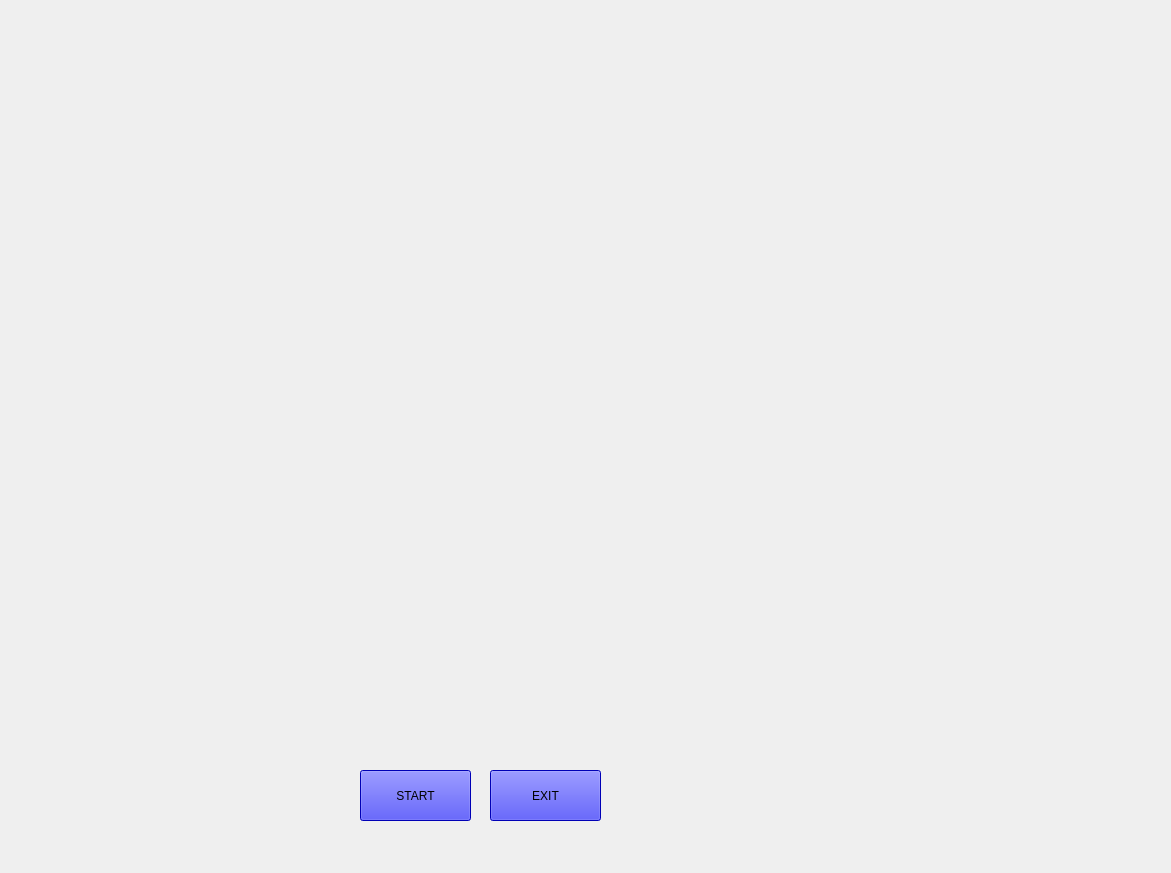
<?xml version="1.0" encoding="UTF-8"?>
<ui version="4.0">
 <class>JarvisUI</class>
 <widget class="QMainWindow" name="JarvisUI">
  <property name="geometry">
   <rect>
    <x>0</x>
    <y>0</y>
    <width>1171</width>
    <height>873</height>
   </rect>
  </property>
  <property name="windowTitle">
   <string>MainWindow</string>
  </property>
  <widget class="QWidget" name="centralwidget">
   <widget class="QLabel" name="label">
    <property name="geometry">
     <rect>
      <x>30</x>
      <y>-70</y>
      <width>1211</width>
      <height>931</height>
     </rect>
    </property>
    <property name="text">
     <string/>
    </property>
    <property name="pixmap">
     <pixmap>Black_Template.jpg</pixmap>
    </property>
    <property name="scaledContents">
     <bool>true</bool>
    </property>
   </widget>
   <widget class="QLabel" name="label_2">
    <property name="geometry">
     <rect>
      <x>500</x>
      <y>0</y>
      <width>651</width>
      <height>511</height>
     </rect>
    </property>
    <property name="text">
     <string/>
    </property>
    <property name="pixmap">
     <pixmap>Iron_Template_1.gif</pixmap>
    </property>
    <property name="scaledContents">
     <bool>true</bool>
    </property>
   </widget>
   <widget class="QLabel" name="label_3">
    <property name="geometry">
     <rect>
      <x>40</x>
      <y>240</y>
      <width>361</width>
      <height>221</height>
     </rect>
    </property>
    <property name="text">
     <string/>
    </property>
    <property name="pixmap">
     <pixmap>__1.gif</pixmap>
    </property>
    <property name="scaledContents">
     <bool>true</bool>
    </property>
   </widget>
   <widget class="QLabel" name="label_4">
    <property name="geometry">
     <rect>
      <x>50</x>
      <y>0</y>
      <width>551</width>
      <height>281</height>
     </rect>
    </property>
    <property name="text">
     <string/>
    </property>
    <property name="pixmap">
     <pixmap>initial.gif</pixmap>
    </property>
    <property name="scaledContents">
     <bool>true</bool>
    </property>
   </widget>
   <widget class="QLabel" name="label_5">
    <property name="geometry">
     <rect>
      <x>30</x>
      <y>620</y>
      <width>321</width>
      <height>211</height>
     </rect>
    </property>
    <property name="text">
     <string/>
    </property>
    <property name="pixmap">
     <pixmap>Health_Template.gif</pixmap>
    </property>
    <property name="scaledContents">
     <bool>true</bool>
    </property>
   </widget>
   <widget class="QLabel" name="label_6">
    <property name="geometry">
     <rect>
      <x>610</x>
      <y>530</y>
      <width>551</width>
      <height>321</height>
     </rect>
    </property>
    <property name="text">
     <string/>
    </property>
    <property name="pixmap">
     <pixmap>B.G_Template_1.gif</pixmap>
    </property>
    <property name="scaledContents">
     <bool>true</bool>
    </property>
   </widget>
   <widget class="QPushButton" name="pushButton">
    <property name="geometry">
     <rect>
      <x>360</x>
      <y>770</y>
      <width>111</width>
      <height>51</height>
     </rect>
    </property>
    <property name="styleSheet">
     <string notr="true">background-color: rgb(0, 0, 255);
font: 12pt &quot;MS Shell Dlg 2&quot;;</string>
    </property>
    <property name="text">
     <string>START</string>
    </property>
   </widget>
   <widget class="QPushButton" name="pushButton_2">
    <property name="geometry">
     <rect>
      <x>490</x>
      <y>770</y>
      <width>111</width>
      <height>51</height>
     </rect>
    </property>
    <property name="styleSheet">
     <string notr="true">background-color: rgb(0, 0, 255);
font: 12pt &quot;MS Shell Dlg 2&quot;;</string>
    </property>
    <property name="text">
     <string>EXIT</string>
    </property>
   </widget>
  </widget>
 </widget>
 <resources/>
 <connections/>
</ui>
